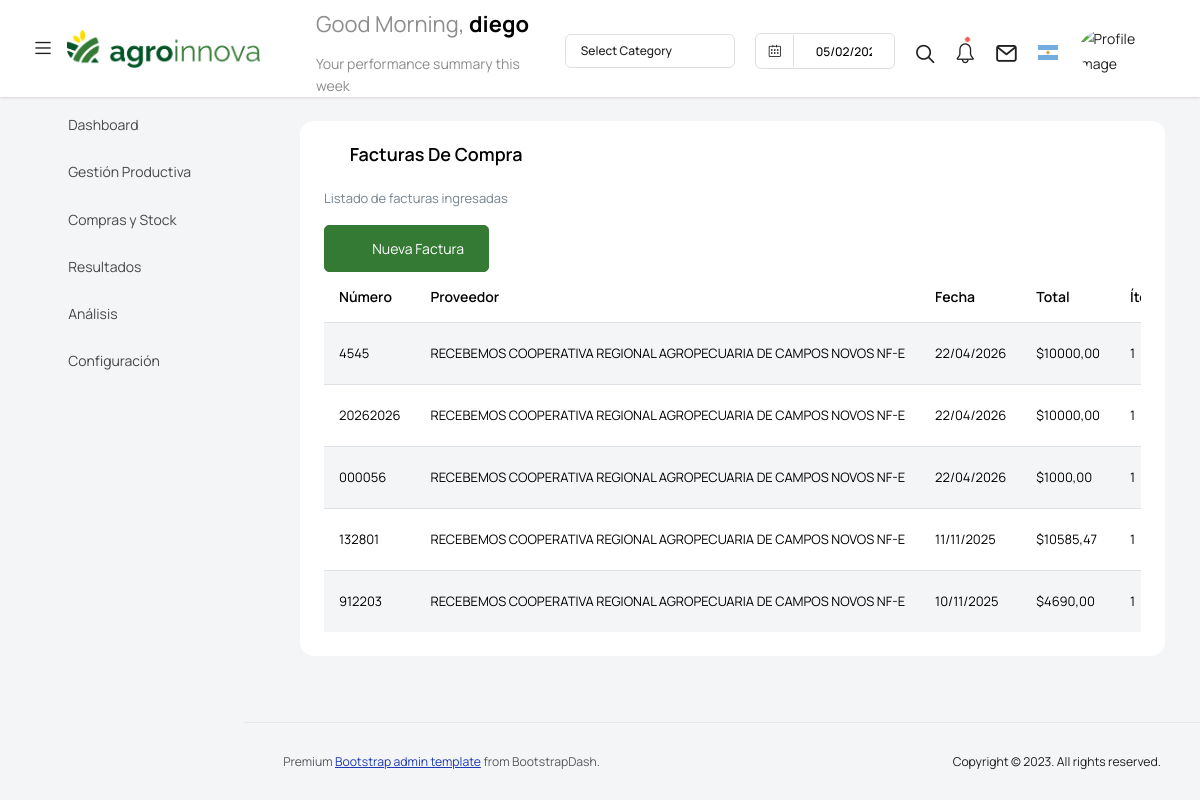
/facturas/ (signed in), run on an earlier commit of the app's database.
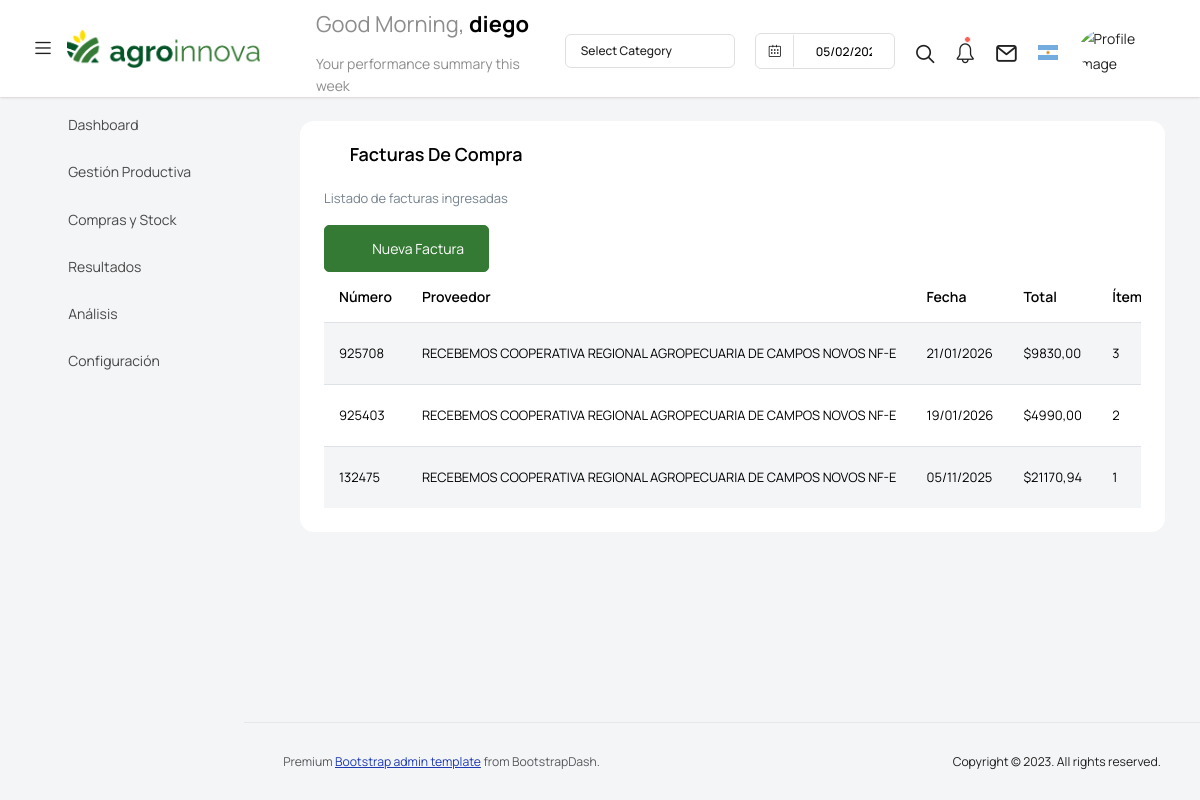
And on a later commit of the database.
### gestion_agro/models.py (models this page shows, shortened)
class FacturaCompra(models.Model):
    empresa = models.ForeignKey(Empresa, on_delete=models.CASCADE, verbose_name=_("Empresa"))
    proveedor = models.ForeignKey("Proveedor", on_delete=models.CASCADE, verbose_name=_("Proveedor"))
    numero = models.CharField(max_length=50, verbose_name=_("Número factura"))
    fecha = models.DateField(verbose_name=_("Fecha"))
    total = models.DecimalField(max_digits=14, decimal_places=2, verbose_name=_("Total"))
    archivo_pdf = models.FileField(upload_to="facturas_compra/", blank=True, null=True)
    creada = models.DateTimeField(auto_now_add=True)
    class Meta:
        verbose_name = _("Factura de compra")
        verbose_name_plural = _("Facturas de compra")
        unique_together = ("empresa", "proveedor", "numero")

class Proveedor(models.Model):
    empresa = models.ForeignKey(Empresa, on_delete=models.CASCADE, verbose_name=_("Empresa"))
    razon_social = models.CharField(max_length=255, verbose_name=_("Razón social"))
    identificador = models.CharField(max_length=30, blank=True, null=True, verbose_name=_("CUIT / CNPJ"))
    class Meta:
        verbose_name = _("Proveedor")
        verbose_name_plural = _("Proveedores")
        unique_together = ("empresa", "razon_social")

### gestion_agro/views.py (the view)
# urls.py: path('facturas/', vista_lista_facturas, name='vista_lista_facturas'),
@login_required
def vista_lista_facturas(request):
    empresa = request.user.profile.empresa
    facturas = FacturaCompra.objects.filter(
        empresa=empresa
    ).select_related("proveedor").order_by("-fecha", "-id")
    return render(request, "tem_facturas/vista_lista_facturas.html", {
        "facturas": facturas
    })

### templates/tem_facturas/vista_lista_facturas.html (shortened to what this page needs)
{% extends 'base.html' %}
{% load static %}
{% load i18n %}
{% block content %}
<div class="col-12 grid-margin">
  <div class="card">
    <div class="card-body">
      <h4 class="card-title">
          <i class="mdi mdi-file-document-outline icon-agro me-2"></i>
          {% translate "Facturas de Compra" %}
      </h4>
      <p class="card-description">
        {% trans "Listado de facturas ingresadas" %}
      </p>
      <div>
        <a href="{% url 'vista_cargar_factura' %}" class="btn btn-success">
            <i class="mdi mdi-plus-circle-outline me-2"></i>
            {% translate "Nueva Factura" %}
        </a>
      </div>
      <div class="table-responsive">
        <table class="table table-striped">
          <thead>
            <tr>
              <th>{% trans "Número" %}</th>
              <th>{% trans "Proveedor" %}</th>
              <th>{% trans "Fecha" %}</th>
              <th>{% trans "Total" %}</th>
              <th>{% trans "Ítems" %}</th>
            </tr>
          </thead>
          <tbody>
            {% for factura in facturas %}
            <tr>
              <td>{{ factura.numero }}</td>
              <td>{{ factura.proveedor.razon_social }}</td>
              <td>{{ factura.fecha|date:"d/m/Y" }}</td>
              <td>${{ factura.total|floatformat:2 }}</td>
              <td>{{ factura.items.count }}</td>
            </tr>
            {% empty %}
            <tr>
              <td colspan="7" class="text-center">
                {% trans "No hay facturas cargadas" %}
              </td>
            </tr>
            {% endfor %}
          </tbody>
        </table>
      </div>
    </div>
  </div>
</div>
{% endblock %}

What changed in the data, as far as the page shows it:
removed FacturaCompra: numero "4545", proveedor.razon_social "RECEBEMOS COOPERATIVA REGIONAL AGROPECUARIA DE CAMPOS NOVOS NF-E", fecha "22/04/2026", total "10000,00", items.count "1"
removed FacturaCompra: numero "20262026", proveedor.razon_social "RECEBEMOS COOPERATIVA REGIONAL AGROPECUARIA DE CAMPOS NOVOS NF-E", fecha "22/04/2026", total "10000,00", items.count "1"
removed FacturaCompra: numero "000056", proveedor.razon_social "RECEBEMOS COOPERATIVA REGIONAL AGROPECUARIA DE CAMPOS NOVOS NF-E", fecha "22/04/2026", total "1000,00", items.count "1"
removed FacturaCompra: numero "132801", proveedor.razon_social "RECEBEMOS COOPERATIVA REGIONAL AGROPECUARIA DE CAMPOS NOVOS NF-E", fecha "11/11/2025", total "10585,47", items.count "1"
removed FacturaCompra: numero "912203", proveedor.razon_social "RECEBEMOS COOPERATIVA REGIONAL AGROPECUARIA DE CAMPOS NOVOS NF-E", fecha "10/11/2025", total "4690,00", items.count "1"
added FacturaCompra: numero "925708", proveedor.razon_social "RECEBEMOS COOPERATIVA REGIONAL AGROPECUARIA DE CAMPOS NOVOS NF-E", fecha "21/01/2026", total "9830,00", items.count "3"
added FacturaCompra: numero "925403", proveedor.razon_social "RECEBEMOS COOPERATIVA REGIONAL AGROPECUARIA DE CAMPOS NOVOS NF-E", fecha "19/01/2026", total "4990,00", items.count "2"
added FacturaCompra: numero "132475", proveedor.razon_social "RECEBEMOS COOPERATIVA REGIONAL AGROPECUARIA DE CAMPOS NOVOS NF-E", fecha "05/11/2025", total "21170,94", items.count "1"
